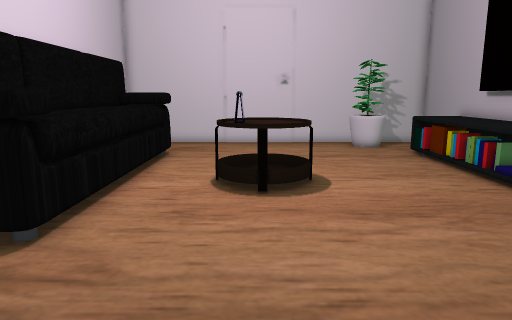
view 1 (above)

14 first-person views from a walk through a scene from a Unity 3-D project. The camera is 1.5 m above the floor, tilts 10° down and sees 70° across. The floor is counted in squares, 0.5 m on a side. Each view is taken from the middle of a square. On the plan, view 1 faces up. The plan holds only what a view shows up to about 20 squares ahead; the rest is blank. The place goes on beyond the plan. Some surface patterns are stand-ins.

view 2
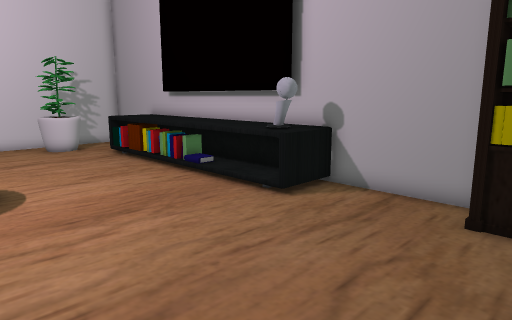

view 3
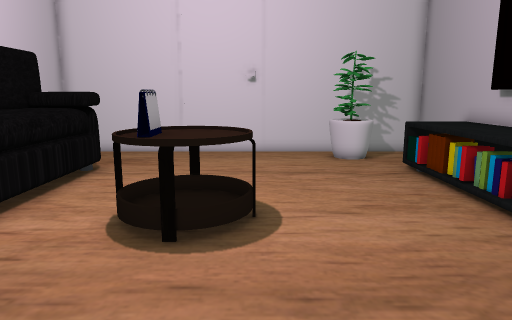

view 4
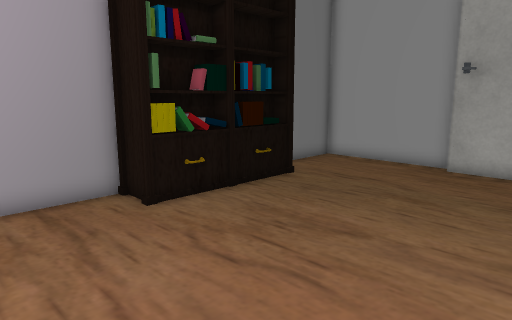

view 5
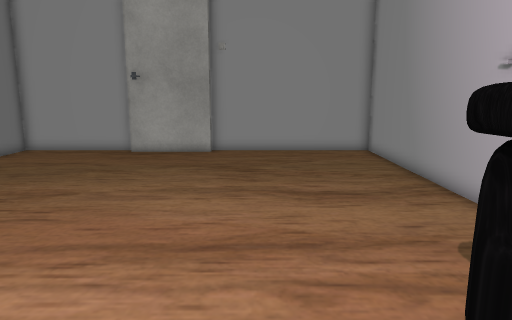

view 6
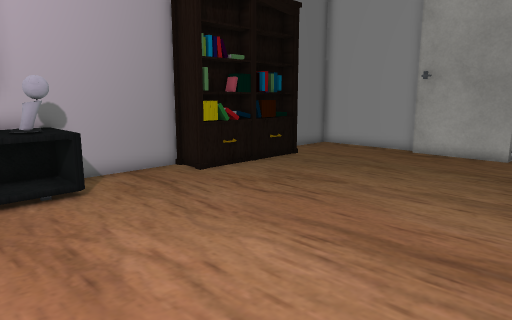

view 7
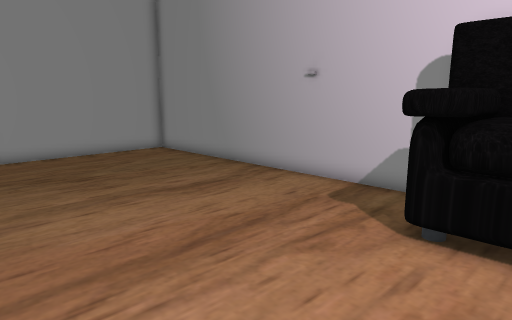

view 8
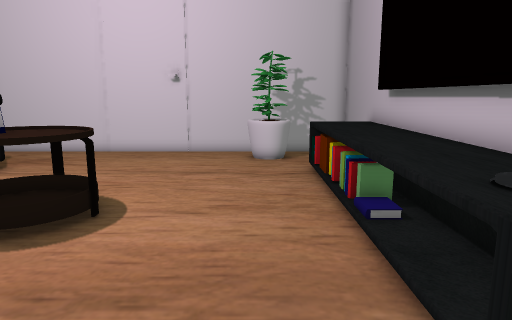

view 9
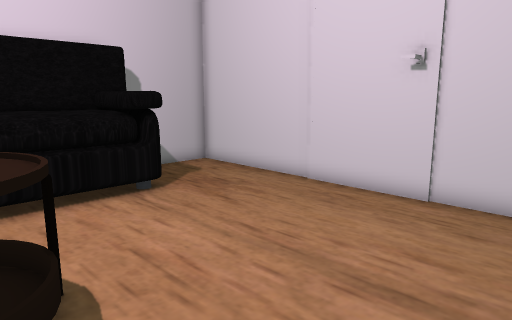

view 10
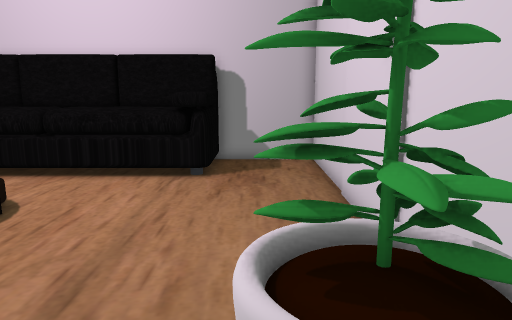

view 11
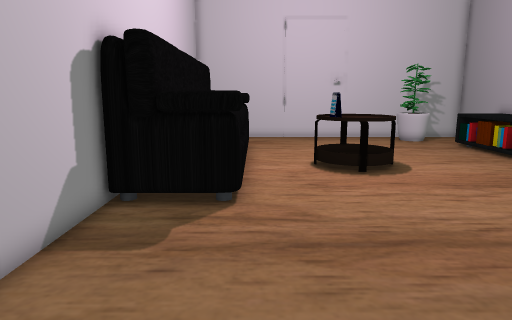

view 12
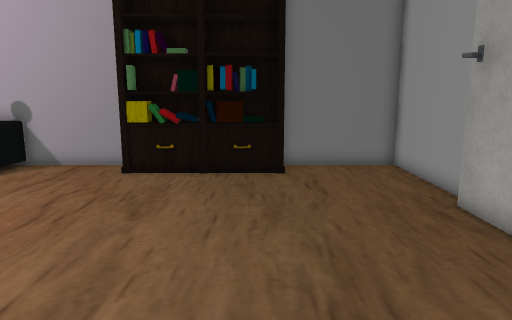

view 13
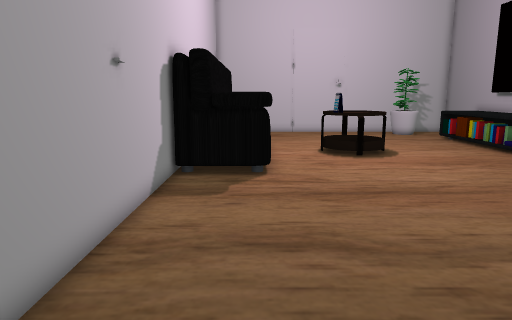

view 14
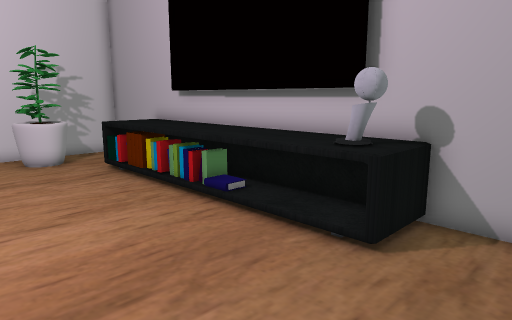

### Floor plan
Key: @ floor where view 1 was taken; # wall or solid block; . floor; = window, fence, low wall or low ledge; ^ raised ledge.
Columns run from 8 left of view 1 to 11 right of it. Each row starts with its distance up from view 1.
 24 ####################
 23 #.............##...#
 22 #.............##=. #
 21 #.............==.. #
 20 #................. #
 19 #  ##...........^^^#
 18    ##...........^^^#
 17  #^^=...........^^^#
 16  #^^=...........^^^#
 15  #^^=...=.......^^^#
 14  # ^=..^^^......^^^#
 13  # ^=...^^^.....^^^#
 12  #^^=..^^^^.....^^^#
 11  #^^=...^#......^^^#
 10  # ^=...........^^^#
  9  # ^=...........^^^#
  8 #####...........^#^#
  7 #  ##...........==^#
  6 #..................#
  5 #..................#
  4 #..................#
  3 #..................#
  2 #................###
  1 #................=#
  0 #.......@........=#
 -1 #................##
 -2 #................=#
 -3 #................=#
 -4 #................###
 -5 #..................#
 -6 #..................#
 -7 #..................#
 -8 #..................#
 -9 ####################

Where each view was taken, in squares from view 1:
view 1: 0 up, 0 right, facing up
view 2: 0 up, 0 right, facing up-right
view 3: 4 up, 2 right, facing up
view 4: 7 up, 0 right, facing down-right
view 5: 11 up, 2 left, facing down
view 6: 11 up, 3 left, facing down-right
view 7: 10 up, 3 right, facing down-left
view 8: 4 up, 6 right, facing up
view 9: 13 up, 6 right, facing up-left
view 10: 21 up, 9 right, facing left
view 11: 3 down, 4 left, facing up
view 12: 3 down, 5 left, facing right
view 13: 7 down, 5 left, facing up
view 14: 4 up, 2 right, facing up-right
